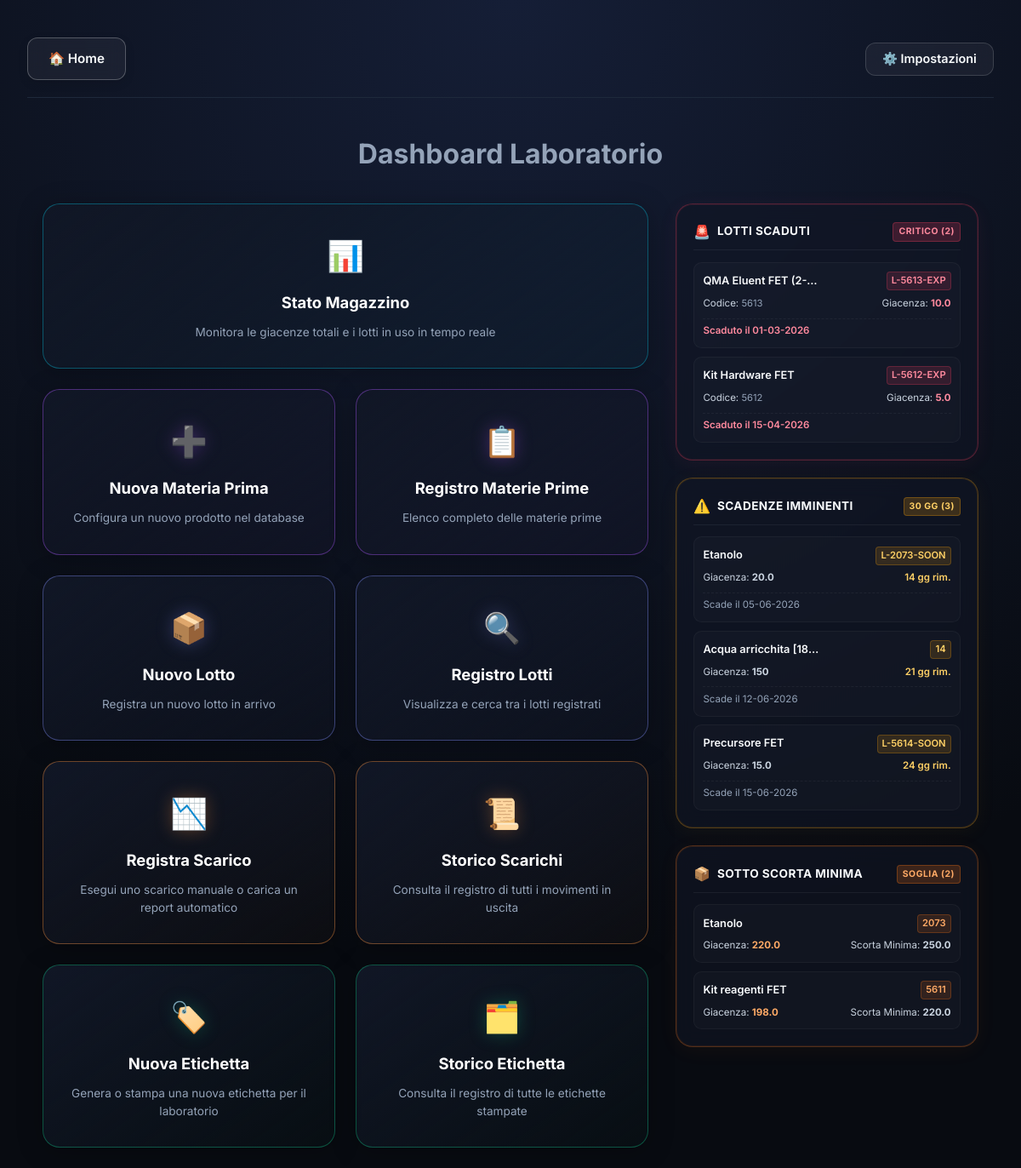
The page / on the database its author committed.
### tables this page shows
CREATE TABLE Lotti_Interni (
            lotto_interno TEXT PRIMARY KEY,
            data_arrivo TEXT,
            codice_mp TEXT,
            lotto_fornitore TEXT,
            fornitore TEXT,
            data_scadenza TEXT,
            qnt_arrivata TEXT,
            pz_x_cf TEXT,
            giacenza TEXT,
            data_consegna_qc TEXT,
            data_approvazione TEXT,
            arrivo_magazzino TEXT,
            consumi TEXT,
            ca TEXT,
            reparto TEXT,
            appr TEXT,
            etich TEXT,
            cc TEXT,
            codice_lotto TEXT,
            in_uso TEXT,
            chiuso TEXT, qc_attesa TEXT DEFAULT 'NO',
            FOREIGN KEY (codice_mp) REFERENCES Elenco_MP(codice)
        );

CREATE TABLE Elenco_MP (
            codice TEXT PRIMARY KEY,
            nome_mp TEXT,
            nome_file TEXT,
            unita_misura TEXT,
            nome_etichetta TEXT,
            uso TEXT,
            codice_fornitore TEXT,
            controcampione TEXT,
            distribuzione TEXT
        , scorta_minima FLOAT DEFAULT 0, ordine_magazzino INTEGER DEFAULT 999, categoria_magazzino TEXT);

### app.py (the view)
@app.route('/')
def index():
    conn = get_db_connection()
    today = datetime.now().date()
    lotti_rows = conn.execute('''
        SELECT L.lotto_interno, L.codice_mp, L.giacenza, L.data_scadenza, L.lotto_fornitore, M.nome_mp
        FROM Lotti_Interni L
        JOIN Elenco_MP M ON L.codice_mp = M.codice
        WHERE L.giacenza IS NOT NULL AND L.giacenza != '' AND CAST(L.giacenza AS FLOAT) > 0
          AND (L.chiuso IS NULL OR (L.chiuso != 'SI' AND L.chiuso != 'X'))
    ''').fetchall()
    lotti_scaduti = []
    lotti_in_scadenza = []
    def parse_db_date(date_str):
        if not date_str or date_str == '-':
            return None
        for fmt in ('%Y-%m-%d', '%d-%m-%Y'):
            try:
                return datetime.strptime(date_str, fmt).date()
            except ValueError:
                continue
        return None
    for row in lotti_rows:
        lot = dict(row)
        scad_date = parse_db_date(lot['data_scadenza'])
        if scad_date:
            if scad_date < today:
                lotti_scaduti.append(lot)
            elif today <= scad_date <= today + timedelta(days=30):
                lot['giorni_rimanenti'] = (scad_date - today).days
                lotti_in_scadenza.append(lot)
    lotti_scaduti.sort(key=lambda x: parse_db_date(x['data_scadenza']) or today)
    lotti_in_scadenza.sort(key=lambda x: parse_db_date(x['data_scadenza']) or today)
    inventory_rows = conn.execute('''
        SELECT M.codice, M.nome_mp, M.scorta_minima,
               SUM(CASE WHEN L.giacenza IS NOT NULL AND L.giacenza != '' THEN CAST(L.giacenza AS FLOAT) ELSE 0 END) as giacenza_totale
        FROM Elenco_MP M
        LEFT JOIN Lotti_Interni L ON M.codice = L.codice_mp AND (L.chiuso IS NULL OR (L.chiuso != 'SI' AND L.chiuso != 'X'))
        GROUP BY M.codice, M.nome_mp, M.scorta_minima
    ''').fetchall()
    sotto_scorta = []
    for row in inventory_rows:
        item = dict(row)
        scorta_min = float(item['scorta_minima']) if item['scorta_minima'] is not None else 0.0
        if scorta_min > 0 and item['giacenza_totale'] < scorta_min:
            item['giacenza_totale'] = round(item['giacenza_totale'], 2)
            sotto_scorta.append(item)
    conn.close()
    return render_template('index.html',
                           lotti_scaduti=lotti_scaduti,
                           lotti_in_scadenza=lotti_in_scadenza,
                           sotto_scorta=sotto_scorta)

### app.py (called while the page is built)
def get_db_connection():
    conn = sqlite3.connect(DB_PATH)
    conn.row_factory = sqlite3.Row
    return conn

@app.template_filter('dateformat')
def dateformat_filter(value, format='%d-%m-%Y'):
    if not value or value == '-':
        return value
    try:
        dt = datetime.strptime(value, '%Y-%m-%d')
        return dt.strftime(format)
    except:
        return value

### templates/index.html (shortened to what this page needs)
{% extends 'base.html' %}
{% block content %}
<div style="display: flex; flex-direction: column; align-items: center; min-height: 60vh; gap: 1.5rem; width: 100%;">
    <h2 style="font-size: 2rem; color: var(--text-secondary); margin-bottom: 0.5rem; text-align: center;">Dashboard Laboratorio</h2>
    <div class="dashboard-layout">
        <div class="nav-section">
            <div class="navigation-grid">
                <a href="{{ url_for('magazzino') }}" class="main-card card-magazzino" style="padding: 2rem;">
                    <div class="card-icon" style="font-size: 2.2rem; margin-bottom: 0.8rem;">📊</div>
                    <h3 style="font-size: 1.15rem;">Stato Magazzino</h3>
                    <p style="font-size: 0.85rem;">Monitora le giacenze totali e i lotti in uso in tempo reale</p>
                </a>
                <a href="{{ url_for('add') }}" class="main-card card-prodotti" style="padding: 2rem;">
                    <div class="card-icon" style="font-size: 2.2rem; margin-bottom: 0.8rem;">➕</div>
                    <h3 style="font-size: 1.15rem;">Nuova Materia Prima</h3>
                    <p style="font-size: 0.85rem;">Configura un nuovo prodotto nel database</p>
                </a>
                <a href="{{ url_for('product_list') }}" class="main-card card-prodotti" style="padding: 2rem;">
                    <div class="card-icon" style="font-size: 2.2rem; margin-bottom: 0.8rem;">📋</div>
                    <h3 style="font-size: 1.15rem;">Registro Materie Prime</h3>
                    <p style="font-size: 0.85rem;">Elenco completo delle materie prime</p>
                </a>
                <a href="{{ url_for('add_lotto') }}" class="main-card card-lotti" style="padding: 2rem;">
                    <div class="card-icon" style="font-size: 2.2rem; margin-bottom: 0.8rem;">📦</div>
                    <h3 style="font-size: 1.15rem;">Nuovo Lotto</h3>
                    <p style="font-size: 0.85rem;">Registra un nuovo lotto in arrivo</p>
                </a>
                <a href="{{ url_for('lotti_list') }}" class="main-card card-lotti" style="padding: 2rem;">
                    <div class="card-icon" style="font-size: 2.2rem; margin-bottom: 0.8rem;">🔍</div>
                    <h3 style="font-size: 1.15rem;">Registro Lotti</h3>
                    <p style="font-size: 0.85rem;">Visualizza e cerca tra i lotti registrati</p>
                </a>
                <a href="{{ url_for('scarico_manuale') }}" class="main-card card-scarichi" style="padding: 2rem;">
                    <div class="card-icon" style="font-size: 2.2rem; margin-bottom: 0.8rem;">📉</div>
                    <h3 style="font-size: 1.15rem;">Registra Scarico</h3>
                    <p style="font-size: 0.85rem;">Esegui uno scarico manuale o carica un report automatico</p>
                </a>
                <a href="{{ url_for('storico_scarichi') }}" class="main-card card-scarichi" style="padding: 2rem;">
                    <div class="card-icon" style="font-size: 2.2rem; margin-bottom: 0.8rem;">📜</div>
                    <h3 style="font-size: 1.15rem;">Storico Scarichi</h3>
                    <p style="font-size: 0.85rem;">Consulta il registro di tutti i movimenti in uscita</p>
                </a>
                <a href="{{ url_for('nuova_etichetta') }}" class="main-card card-etichette" style="padding: 2rem;">
                    <div class="card-icon" style="font-size: 2.2rem; margin-bottom: 0.8rem;">🏷️</div>
                    <h3 style="font-size: 1.15rem;">Nuova Etichetta</h3>
                    <p style="font-size: 0.85rem;">Genera o stampa una nuova etichetta per il laboratorio</p>
                </a>
                <a href="{{ url_for('storico_etichetta') }}" class="main-card card-etichette" style="padding: 2rem;">
                    <div class="card-icon" style="font-size: 2.2rem; margin-bottom: 0.8rem;">🗂️</div>
                    <h3 style="font-size: 1.15rem;">Storico Etichetta</h3>
                    <p style="font-size: 0.85rem;">Consulta il registro di tutte le etichette stampate</p>
                </a>
            </div>
        </div>
        <div class="sidebar-section">
            {% if lotti_scaduti or lotti_in_scadenza or sotto_scorta %}
                {% if lotti_scaduti %}
                <div class="warning-sidebar-card danger">
                    <div class="warning-header">
                        <span style="font-size: 1rem;">🚨</span>
                        <span class="warning-title">Lotti Scaduti</span>
                        <span class="warning-badge danger">Critico ({{ lotti_scaduti|length }})</span>
                    </div>
                    <div class="alert-list">
                        {% for lot in lotti_scaduti %}
                        <div class="alert-item">
                            <div class="alert-item-header">
                                <span class="alert-mp-name" title="{{ lot.nome_mp }}">{{ lot.nome_mp }}</span>
                                <span class="alert-item-badge danger">{{ lot.lotto_interno }}</span>
                            </div>
                            <div class="alert-item-meta">
                                <span>Codice: <code style="color: var(--text-secondary); font-size: 0.7rem;">{{ lot.codice_mp }}</code></span>
                                <span>Giacenza: <strong style="color: #ff8a9e;">{{ lot.giacenza }}</strong></span>
                            </div>
                            <div class="alert-item-footer">
                                <span style="color: #ff8a9e; font-weight: 600;">Scaduto il {{ lot.data_scadenza | dateformat }}</span>
                            </div>
                        </div>
                        {% endfor %}
                    </div>
                </div>
                {% endif %}
                {% if lotti_in_scadenza %}
                <div class="warning-sidebar-card warning">
                    <div class="warning-header">
                        <span style="font-size: 1rem;">⚠️</span>
                        <span class="warning-title">Scadenze Imminenti</span>
                        <span class="warning-badge warning">30 gg ({{ lotti_in_scadenza|length }})</span>
                    </div>
                    <div class="alert-list">
                        {% for lot in lotti_in_scadenza %}
                        <div class="alert-item">
                            <div class="alert-item-header">
                                <span class="alert-mp-name" title="{{ lot.nome_mp }}">{{ lot.nome_mp }}</span>
                                <span class="alert-item-badge warning">{{ lot.lotto_interno }}</span>
                            </div>
                            <div class="alert-item-meta">
                                <span>Giacenza: <strong>{{ lot.giacenza }}</strong></span>
                                <span style="color: #ffd166; font-weight: 600;">{{ lot.giorni_rimanenti }} gg rim.</span>
                            </div>
                            <div class="alert-item-footer">
                                <span style="color: var(--text-secondary);">Scade il {{ lot.data_scadenza | dateformat }}</span>
                            </div>
                        </div>
                        {% endfor %}
                    </div>
                </div>
                {% endif %}
                {% if sotto_scorta %}
                <div class="warning-sidebar-card understock">
                    <div class="warning-header">
                        <span style="font-size: 1rem;">📦</span>
                        <span class="warning-title">Sotto Scorta Minima</span>
                        <span class="warning-badge understock">Soglia ({{ sotto_scorta|length }})</span>
                    </div>
                    <div class="alert-list">
                        {% for item in sotto_scorta %}
                        <div class="alert-item">
                            <div class="alert-item-header">
                                <span class="alert-mp-name" title="{{ item.nome_mp }}">{{ item.nome_mp }}</span>
                                <span class="alert-item-badge understock">{{ item.codice }}</span>
                            </div>
                            <div class="alert-item-meta">
                                <span>Giacenza: <strong style="color: #ffaa66;">{{ item.giacenza_totale }}</strong></span>
                                <span>Scorta Minima: <strong style="color: var(--text-pale);">{{ item.scorta_minima }}</strong></span>
                            </div>
                        </div>
                        {% endfor %}
                    </div>
                </div>
                {% endif %}
            {% endif %}
        </div>
    </div>
</div>
{% endblock %}

### static/css/style.css (style rules this page uses)
:root { color-scheme: dark; --bg-dark: #080b11; --card-bg: #111726; --card-hover-bg: #161e31; --accent-color: #06b6d4; --primary-color: #4f46e5; --text-primary: #f8fafc; --text-secondary: #94a3b8; --text-pale: #cbd5e1; --border-color: #1e293b; --border-hover: #334155; --muted-color: #475569; --success: #10b981; --warning: #f59e0b; --danger: #f43f5e; --gradient: linear-gradient(135deg, #0ea5e9 0%, #4f46e5 100%); --gradient-hover: linear-gradient(135deg, #0284c7 0%, #4338ca 100%); }
* { margin: 0; padding: 0; box-sizing: border-box; font-family: 'Inter', -apple-system, sans-serif; }
body { background-color: var(--bg-dark); background-image: radial-gradient(circle at 50% 0%, #151e36 0%, var(--bg-dark) 75%); color: var(--text-primary); line-height: 1.6; min-height: 100vh; }
.main-card { background: var(--card-bg); border: 1px solid var(--border-color); padding: 2.5rem; border-radius: 1.25rem; text-decoration: none; transition: all 0.4s cubic-bezier(0.16, 1, 0.3, 1); display: flex; flex-direction: column; align-items: center; text-align: center; box-shadow: 0 4px 30px rgba(0, 0, 0, 0.25); position: relative; overflow: hidden; }
.main-card h3 { color: white; margin-bottom: 0.6rem; font-size: 1.25rem; font-weight: 700; }
.main-card p { color: var(--text-secondary); font-size: 0.9rem; line-height: 1.5; }
.card-icon { font-size: 2.5rem; margin-bottom: 1.25rem; transition: transform 0.3s cubic-bezier(0.16, 1, 0.3, 1); }
.card-magazzino { grid-column: 1 / -1; border-color: rgba(6, 182, 212, 0.4); background: linear-gradient(145deg, var(--card-bg) 0%, rgba(6, 182, 212, 0.03) 100%); }
.card-prodotti { border-color: rgba(168, 85, 247, 0.4); background: linear-gradient(145deg, var(--card-bg) 0%, rgba(168, 85, 247, 0.02) 100%); }
.card-prodotti .card-icon { filter: drop-shadow(0 0 10px rgba(168, 85, 247, 0.3)); }
.card-lotti { border-color: rgba(129, 140, 248, 0.4); background: linear-gradient(145deg, var(--card-bg) 0%, rgba(129, 140, 248, 0.02) 100%); }
.card-lotti .card-icon { filter: drop-shadow(0 0 10px rgba(129, 140, 248, 0.3)); }
.card-scarichi { border-color: rgba(251, 146, 60, 0.4); background: linear-gradient(145deg, var(--card-bg) 0%, rgba(251, 146, 60, 0.02) 100%); }
.card-scarichi .card-icon { filter: drop-shadow(0 0 10px rgba(251, 146, 60, 0.3)); }
.card-etichette { border-color: rgba(16, 185, 129, 0.4); background: linear-gradient(145deg, var(--card-bg) 0%, rgba(16, 185, 129, 0.02) 100%); }
.card-etichette .card-icon { filter: drop-shadow(0 0 10px rgba(16, 185, 129, 0.3)); }

### rows shown on the page
Lotti_Interni: nome_mp "QMA Eluent FET (2-…", lotto_interno "L-5613-EXP", codice_mp "5613", giacenza "10.0", data_scadenza "01-03-2026"
Lotti_Interni: nome_mp "Kit Hardware FET", lotto_interno "L-5612-EXP", codice_mp "5612", giacenza "5.0", data_scadenza "15-04-2026"
Lotti_Interni: nome_mp "Etanolo", lotto_interno "L-2073-SOON", giacenza "20.0", giorni_rimanenti "14", data_scadenza "05-06-2026"
Lotti_Interni: nome_mp "Acqua arricchita [18…", lotto_interno "14", giacenza "150", giorni_rimanenti "21", data_scadenza "12-06-2026"
Lotti_Interni: nome_mp "Precursore FET", lotto_interno "L-5614-SOON", giacenza "15.0", giorni_rimanenti "24", data_scadenza "15-06-2026"
Elenco_MP: nome_mp "Etanolo", codice "2073", giacenza_totale "220.0", scorta_minima "250.0"
Elenco_MP: nome_mp "Kit reagenti FET", codice "5611", giacenza_totale "198.0", scorta_minima "220.0"

### other values the page prints
{{ lotti_scaduti|length }} "2"
{{ lotti_in_scadenza|length }} "3"
{{ sotto_scorta|length }} "2"
